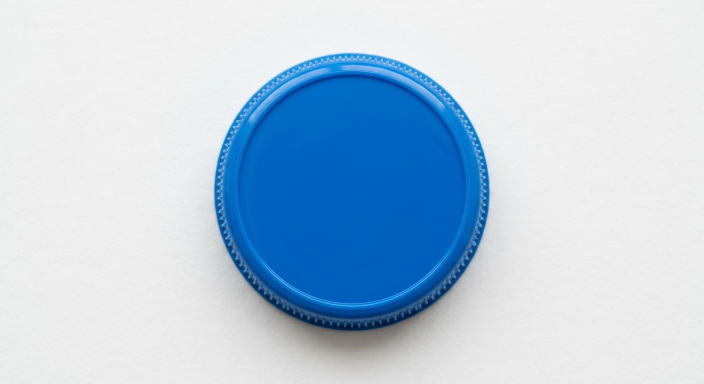
#> input picture ia-modelo/database/aprovadas/aprovada_azul - Copia (2).jpg, 1408 x 768 px, given in place of the camera (shown at 1/2 size)
$ python capturas_tampas.py
#> lines starting #> are read from the running program, lines starting #| are printed output that depends on the picture; after the words box and inside, x2 and y2 are one past the last pixel; in counts of white or black regions, pixels touching at a corner belong together
import cv2
import os
from datetime import datetime

# Cria a pasta de destino se não existir
PASTA_DESTINO = "aprovada"
os.makedirs(PASTA_DESTINO, exist_ok=True)

def melhorar_qualidade_imagem(imagem):
    """
    Função para melhorar a qualidade da imagem recortada para o PyTorch:
    - Aplica CLAHE para normalizar a iluminação e reflexos.
    - Aplica nitidez para realçar os detalhes da tampinha.
    """
    if imagem.size == 0:
        return imagem

    lab = cv2.cvtColor(imagem, cv2.COLOR_BGR2LAB)
    l, a, b = cv2.split(lab)
    clahe = cv2.createCLAHE(clipLimit=2.5, tileGridSize=(8, 8))
    l_cl = clahe.apply(l)
    lab_merged = cv2.merge((l_cl, a, b))
    imagem_corrigida = cv2.cvtColor(lab_merged, cv2.COLOR_LAB2BGR)

    suave = cv2.GaussianBlur(imagem_corrigida, (0, 0), 1.0)
    nitida = cv2.addWeighted(imagem_corrigida, 1.5, suave, -0.5, 0)
    return nitida

def main():
    cap = cv2.VideoCapture(0)

    # Configuração da resolução da câmera
    cap.set(cv2.CAP_PROP_FRAME_WIDTH, 1280)
    cap.set(cv2.CAP_PROP_FRAME_HEIGHT, 720)

    if not cap.isOpened():
        print("Erro: Não foi possível acessar a câmera.")
        return

    print("=== Sistema de Captura Direcional Iniciado ===")
    print("Pressione 'q' para sair do programa.")

    cooldown = 0
    tampa_ja_processada = False

    while True:
        ret, frame = cap.read()
#> frame is the input picture: shape (768, 1408, 3); mean B, G, R 223.3, 204.7, 183.4
        if not ret:
            print("Aviso: Falha ao capturar frame da câmera. Tentando novamente...")
            continue

        altura, largura, _ = frame.shape
#> altura = 768; largura = 1408

        # 1. Linha limite vertical à esquerda (posição de disparo)
        pos_linha_x = int(largura * 0.40)
#> pos_linha_x = 563
        cv2.line(frame, (pos_linha_x, 0), (pos_linha_x, altura), (0, 0, 255), 3)
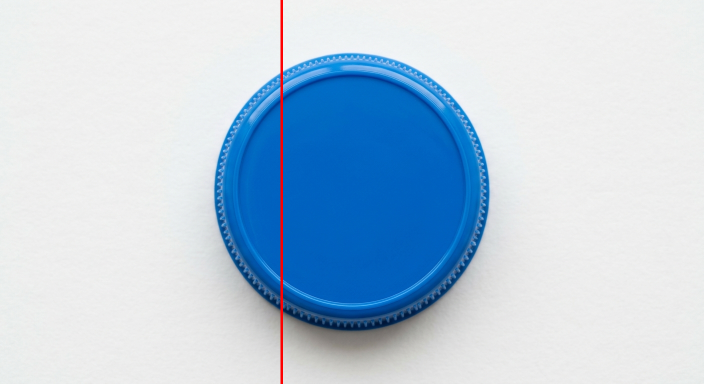
#> frame: shape (768, 1408, 3) (shown at 1/2 size); 0.36% of pixels changed, all inside (x1, y1, x2, y2) = (561, 0, 566, 768)

        # 2. Restringe a busca verticalmente para ignorar o topo/fundo da esteira
        y_min = int(altura * 0.30)
#> y_min = 230
        y_max = int(altura * 0.70)
#> y_max = 537
        faixa_esteira = frame[y_min:y_max, :]
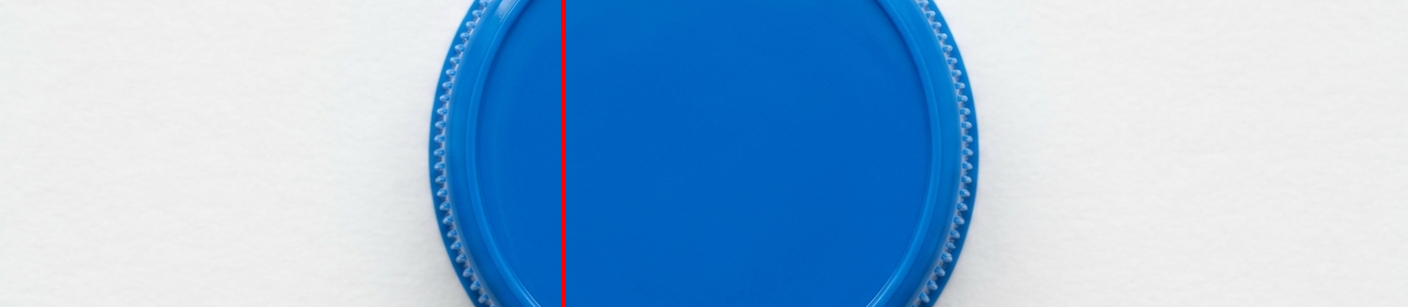
#> faixa_esteira: shape (307, 1408, 3); mean B, G, R 218.9, 186.2, 151

        # 3. Tratamento de cor HSV para encontrar a tampinha verde
        hsv = cv2.cvtColor(faixa_esteira, cv2.COLOR_BGR2HSV)
#> hsv: shape (307, 1408, 3); mean H, S, V 62.3, 93.4, 220
        inferior_verde = (35, 50, 50)
        superior_verde = (85, 255, 255)
        mascara = cv2.inRange(hsv, inferior_verde, superior_verde)
#> mascara: shape (307, 1408); every value is 0

        # Limpeza de ruído
        kernel = cv2.getStructuringElement(cv2.MORPH_ELLIPSE, (5, 5))
        mascara = cv2.morphologyEx(mascara, cv2.MORPH_OPEN, kernel)
        mascara = cv2.morphologyEx(mascara, cv2.MORPH_CLOSE, kernel)

        contornos, _ = cv2.findContours(mascara, cv2.RETR_EXTERNAL, cv2.CHAIN_APPROX_SIMPLE)
#> contornos = []

        tampa_no_gatilho = False
        centro_tampa_x = 0
        centro_tampa_y = 0

        for c in contornos:
            area = cv2.contourArea(c)

            # Filtro de tamanho para validar a tampinha
            if 1000 < area < 80000:
                (bx, by, bw, bh) = cv2.boundingRect(c)
                by_global = by + y_min

                aspect_ratio = float(bw) / float(bh) if bh > 0 else 0
                if 0.4 <= aspect_ratio <= 2.5:
                    centro_x = bx + (bw // 2)
                    centro_y = by_global + (bh // 2)

                    # Desenha o retângulo verde ao redor da peça ao vivo
                    cv2.rectangle(frame, (bx, by_global), (bx + bw, by_global + bh), (0, 255, 0), 2)

                    # DISPARO CORRIGIDO: A tampinha move-se da direita para a esquerda.
                    # Dispara quando o centro da peça cruza ou atinge a linha vermelha (<= pos_linha_x)
                    if centro_x <= pos_linha_x:
                        tampa_no_gatilho = True
                        centro_tampa_x = centro_x
                        centro_tampa_y = centro_y
                        break
#> this loop made 0 passes

        if tampa_no_gatilho and not tampa_ja_processada and cooldown == 0:
            print(f"[SUCESSO] Tampinha cruzou a linha limite! A salvar imagens...")

            timestamp = datetime.now().strftime("%Y%m%d_%H%M%S_%f")

            # PASSO A: Salva a foto inteira original da câmera
            caminho_full = os.path.join(PASTA_DESTINO, f"tampa_full_{timestamp}.jpg")
            cv2.imwrite(caminho_full, frame)
            print(f"-> Foto inteira salva em: {caminho_full}")

            # PASSO B: Faz o recorte centralizado e melhorado a partir da foto inteira
            raio_recorte = 160 # Raio em pixels ao redor do centro da tampinha
            rx1 = max(0, centro_tampa_x - raio_recorte)
            ry1 = max(0, centro_tampa_y - raio_recorte)
            rx2 = min(largura, centro_tampa_x + raio_recorte)
            ry2 = min(altura, centro_tampa_y + raio_recorte)

            tampa_recortada = frame[ry1:ry2, rx1:rx2]

            if tampa_recortada.size > 0:
                imagem_melhorada = melhorar_qualidade_imagem(tampa_recortada)
                caminho_crop = os.path.join(PASTA_DESTINO, f"tampa_aprovada_{timestamp}.jpg")
                cv2.imwrite(caminho_crop, imagem_melhorada)
                print(f"-> Foto recortada, centralizada e tratada salva em: {caminho_crop}")

            cooldown = 100 # Pausa para evitar múltiplas capturas da mesma peça na linha
            tampa_ja_processada = True
        elif not tampa_no_gatilho:
            # Reseta o estado quando a peça passa da linha para permitir a próxima tampinha
            tampa_ja_processada = False

        if cooldown > 0:
            cooldown -= 1

        # Exibe as janelas de monitoramento
        cv2.imshow("Monitoramento - Câmera ao Vivo", frame)
        cv2.imshow("Mascara HSV (Filtro)", mascara)

        if cv2.waitKey(1) & 0xFF == ord('q'):
#> (key q is pressed here)
            break

    cap.release()
    cv2.destroyAllWindows()

if __name__ == "__main__":
    main()
